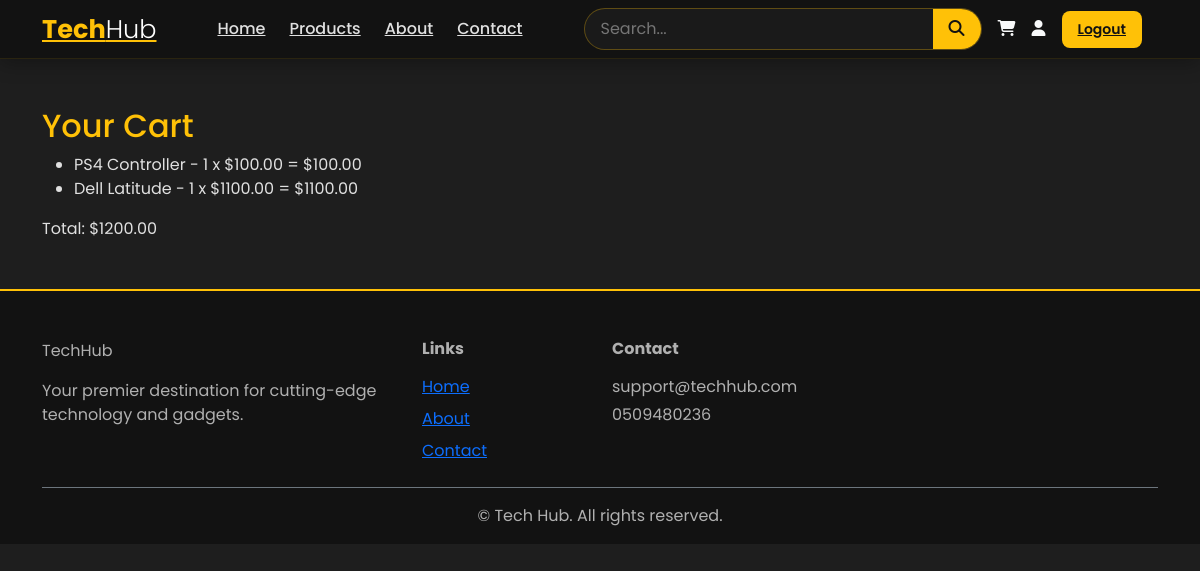
/cart_view/ (signed in), run on the app's committed database.
### main/models.py (models this page shows, shortened)
class CartItem(models.Model):
    cart = models.ForeignKey(Cart, on_delete=models.CASCADE)
    product = models.ForeignKey(Product, on_delete=models.CASCADE)
    quantity = models.PositiveIntegerField(default=1)
    @property
    def total_price(self):
        return self.product.price * self.quantity

class Product(models.Model):
    name = models.CharField(max_length=100)
    category = models.ForeignKey(Category, on_delete=models.SET_NULL, null=True, blank=True)
    description = models.TextField(blank=True)
    price = models.DecimalField(max_digits=10, decimal_places=2, default=0)
    stock = models.PositiveIntegerField(default=0)
    pic = models.ImageField(upload_to='products/')
    added_time = models.DateTimeField(auto_now_add=True)

class Cart(models.Model):
    customer = models.ForeignKey(CustomUser, on_delete=models.CASCADE)
    created_at = models.DateTimeField(auto_now_add=True)
    def total_price(self):
        return sum(item.total_price for item in self.cartitem_set.all())

### main/views.py (the view)
# urls.py: path('cart_view/', views.cart_view, name='cart'),
@login_required
def cart_view(request):
    cart, created = Cart.objects.get_or_create(customer=request.user)
    items = cart.cartitem_set.all()
    return render(request, 'main/cart.html', {'cart': cart, 'items': items})

### main/templates/main/cart.html
{% extends 'main/base.html' %}
{% block content %}
<h2 class="text-warning">Your Cart</h2>
{% if items %}
  <ul>
    {% for item in items %}
      <li>{{ item.product.name }} - {{ item.quantity }} x ${{ item.product.price }} = ${{ item.total_price }}</li>
    {% endfor %}
  </ul>
  <p>Total: ${{ cart.total_price }}</p>
{% else %}
  <p>Your cart is empty.</p>
{% endif %}
{% endblock %}

### main/templates/main/base.html (style rules this page uses)
:root { --primary: #FFC107; --primary-dark: #FFA000; --black: #121212; --dark-gray: #1E1E1E; --medium-gray: #2D2D2D; --light-gray: #B0B0B0; --white: #FFFFFF; --text-light: #E0E0E0; --shadow: 0 4px 20px rgba(0, 0, 0, 0.25); --transition: all 0.3s ease; }
body { background: var(--dark-gray); color: var(--text-light); font-family: 'Poppins', sans-serif; }

### data on the page
CartItem: product.name "PS4 Controller", quantity "1", product.price "100.00", total_price "100.00"
CartItem: product.name "Dell Latitude", quantity "1", product.price "1100.00", total_price "1100.00"
Cart: total_price "1200.00"
